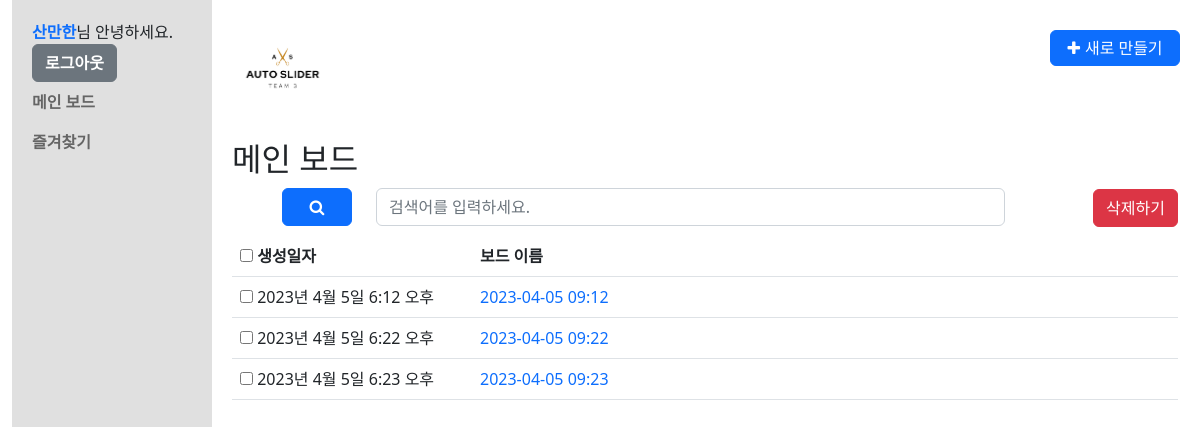
Page /list/ (signed in) on the committed database.
### common/models.py (models this page shows, shortened)
class CustomUser(AbstractUser):
    nickname = models.CharField(max_length=20, default='')
    phone_regex = RegexValidator(regex=r'^01([0|1|6|7|8|9])-?([0-9]{3,4})-?([0-9]{4})$') # 정규식 011-123-4567 혹은 010-1234-5678 기준
    phone = models.CharField(validators=[phone_regex], max_length=13, unique=True, verbose_name='phone', null=False, blank=False) # 010-1234-5678 기준 갯수
    USERNAME_FIELD = 'username'
    REQUIRED_FIELDS = ['phone', 'nickname', 'email']
    first_name = None
    last_name = None

### boards/models.py (models this page shows, shortened)
class Board(models.Model):
    input_type_choices = [
        ('input_text', '텍스트 요약'),
        ('input_youtube', 'Youtube 영상 링크 입력'),
        ('input_video', '영상 파일 업로드')
    ]
    title = models.TextField(blank=True)
    input_type = models.TextField(choices=input_type_choices, null=True)
    input_text = models.TextField(blank=True, null=True)
    input_youtube = models.TextField(blank=True, null=True)
    input_video = models.FileField(upload_to='videos/', blank=True, null=True)
    total_text = models.TextField(blank=True, null=True)
    summary_text = models.TextField(blank=True, null=True)
    timeline_text = models.TextField(blank=True, null=True)
    user_id = models.ForeignKey(CustomUser, on_delete=models.CASCADE)
    favorite = models.BooleanField(default=False)
    created_at = models.DateTimeField(auto_now_add=True)
    updated_at = models.DateTimeField(auto_now=True)

### boards/views.py (the view, shortened to what this page needs)
# urls.py: path('list/', views.BoardListView.as_view(), name='board_list'),  # board_list 기본 & 목록
class BoardListView(LoginRequiredMixin, ListView):
    model = Board
    template_name = 'boards/board_list.html'
    def get_queryset(self):
        query = self.request.GET.get('q')
        if query:
            return Board.objects.filter(
                Q(title__icontains=query) | Q(total_text__icontains=query) | Q(summary_text__icontains=query), # Q(note__icontains=query) |
                user_id=self.request.user.id
            )
        else:
            return Board.objects.filter(user_id=self.request.user.id)
    def get_context_data(self, **kwargs):
        context = super().get_context_data(**kwargs)
        context['board_list'] = self.get_queryset()
        return context

### templates/boards/board_list.html (shortened to what this page needs)
{% extends "base.html" %}
{% block content %}
{% load static %}
{% include "navbar.html" %}
<section class="board_list container-fluid">
  {% if  request.resolver_match.url_name == 'board_list' %}
  <h2>메인 보드</h2>
  <div class="searchSection">
    <form id="search_board_list" method="get" action="{% url 'boards:board_list' %}">
      <div class="form-group row">
        <div class="col btnarea">
          <button type="submit" form="search_board_list" class="btn btn-primary"><strong class="fa fa-search"><span class="modal hide">검색</span></strong></button>
        </div>
        <div class="col searcharea">
            <input type="text" name="q" class="form-control" placeholder="검색어를 입력하세요." value="{{ q }}">
        </div>
      </div>
    </form>
  </div>
  <div class="list_result">
    {% if board_list %}
    <form method="POST" id="user_board_list" action="{% url 'boards:board_list' %}">
      <div class="table-responsive">
        <table class="table table-hover">
          <thead>
            <tr>
              <th>
                <input type="checkbox" id="boards_all" name="board_ids" value="{{ board_list.all.0.id }}-{{ board_list.all.last.id }}">
                <label for="boards_all"><strong>생성일자</strong></label>
              </th>
              <th>
                <strong>보드 이름</strong>
              </th>
            </tr>
          </thead>
          <tbody>
          {% for board in board_list %}
            <tr>
              <td>
                <input type="checkbox" id="{{ board.id }}" name="board_ids" value="{{ board.id }}">
                <label for="{{ board.id }}">{{ board.created_at }}</label>
              </td>
              <td>
                <p class="board_tit"><a href="{% url 'boards:board_detail' board.id %}">{{ board.title }}</a></p>
              </td>
            </tr>
          {% endfor %}
          </tbody>
        </table>
      </div>
      <p class="btnarea"><button type="submit" form="user_board_list" class="btn btn-danger">삭제하기</button></p>
    </form>
    {% else %}
    <p class="no_result">목록이 존재하지 않습니다.</p>
    {% endif %}
  </div>
  {% endif %}
</section>
{% endblock %}

### templates/navbar.html
{% load static %}
<header class="header">
  <h1 class="logo"><img src="{% static 'img/autoslider_logo.png' %}" alt="logo"></h1>
  <ul class="btnarea">
    {% if request.resolver_match.url_name is None or request.resolver_match.url_name == 'board_list' or request.resolver_match.url_name == 'favorite_board_list' %}
      <li><button id="newBoardBtn" class="btn btn-primary"><strong class="fa fa-plus" data-toggle="modal" data-target="newBoardModal"><span>새로 만들기</span></strong></button></li>
    {% endif %}
  </ul>
</header>
<nav class="navigation navbar navbar-nav">
    <ul class="navbar-nav">
      <li class="nav-item"><a href="{% url 'common:profile' %}">{{ user.nickname }}</a>님 안녕하세요.</li>
      <li class="nav-item"><a href="{% url 'common:logout' %}" class="btn btn-secondary">로그아웃</a></li>
      <li class="nav-item"><a href="{% url 'boards:board_list' %}" class="nav-link" >메인 보드</a></li>
      <li class="nav-item"><a href="{% url 'boards:favorite_board_list' %}" class="nav-link" >즐겨찾기</a></li>
    </ul>
</nav>

### static/css/style.css (style rules this page uses)
html, body, h1, h2, h3, h4, h5, h6, dl, dt, dd, ol, ul, li, div, p, strong, span { margin: 0; padding: 0; list-style: none; }
html, body { position: relative; width: 100%; height: 100%; }
a { text-decoration: none; }
table { border-collapse: collapse; border-spacing: 0; }
.header { height: 140px; padding: 20px 0; margin: 0 0 -140px 220px; }
.header .logo { width: 100px; }
.header .logo img { display: block; width: 100%; }
.header .btnarea { position: absolute; top: 30px; right: 20px; }
.header .btnarea #newBoardBtn { padding: 5px; width: 130px; }
.header #newBoardBtn strong { color: #ffffff; }
.header #newBoardBtn strong span { padding-left: 5px; }
.navigation { position: relative; float: left; width: 200px; height: 100%; padding: 20px 20px 0; z-index:10; background-color: #E0E0E0; align-items : baseline; }
.navbar ul { clear: both; width: 100%; }
.navbar ul li a { font-weight:600; }
.board_list { padding: 140px 10px 0 220px; }
.board_list .searchSection { padding: 10px 50px; }
.board_list .searchSection .btnarea { flex: 0.05 0 0%; }
.board_list .searchSection .btnarea button { width: 70px; }
.board_list .searchSection .searcharea { flex: 0.8 0 0%; }
.board_list .list_result { position: relative; }
.list_result .btnarea { position : absolute; top: -47px; right : 0px; }
.list_result .table th:first-child { width: 240px; }

### rows in the picture
CustomUser: nickname "산만한"
Board: created_at "2023년 4월 5일 6:12 오후", title "2023-04-05 09:12"
Board: created_at "2023년 4월 5일 6:22 오후", title "2023-04-05 09:22"
Board: created_at "2023년 4월 5일 6:23 오후", title "2023-04-05 09:23"
